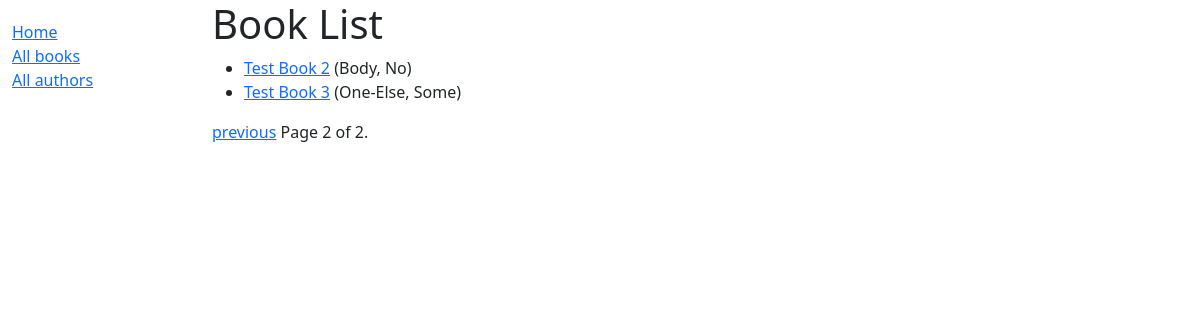
Page /catalog/books/?page=2 on the earlier database version.
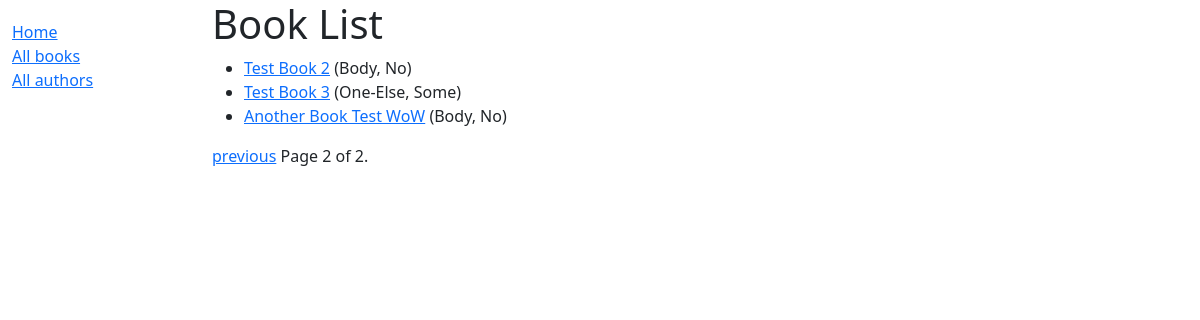
Same page on the later database version.
### catalog/models.py (models this page shows, shortened)
class Book(models.Model):
    title = models.CharField(max_length=200)
    author = models.ForeignKey('Author', on_delete=models.SET_NULL, null=True)
    summary = models.TextField(max_length=1000, help_text='Enter a brief description of the book')
    isbn = models.CharField('ISBN', max_length=13, unique=True, help_text='13 Character <a href="https://www.isbn-international.org/content/what-isbn">ISBN number</a>')
    genre = models.ManyToManyField(Genre, help_text='Select a genre for this book')
    language = models.ManyToManyField(Language, help_text='Select the language this book was written in')
    def display_genre(self):
        """Create a string for the Genre. This is required to display genre in Admin."""
        return ', '.join(genre.name for genre in self.genre.all()[:3])
    display_genre.short_description = 'Genre'
    def display_language(self):
        """Create a string for the Genre. This is required to display genre in Admin."""
        return ', '.join(language.name for language in self.launguage.all()[:3])
    display_language.short_description = 'Language'
    def get_absolute_url(self):
        return reverse('book-detail', args=[str(self.id)])

class Author(models.Model):
    first_name = models.CharField(max_length=100)
    last_name = models.CharField(max_length=100)
    date_of_birth = models.DateField(null=True, blank=True)
    date_of_death = models.DateField('Died', null=True, blank=True)
    class Meta:
        ordering = ['last_name', 'first_name']
    def __str__(self):
        return f'{self.last_name}, {self.first_name}'

### catalog/views.py (the view)
# urls.py: path('books/', views.BookListView.as_view(), name='books'),
class BookListView(generic.ListView):
    model = Book
    paginate_by = 3

### catalog/templates/catalog/book_list.html
{% extends "base_generic.html" %}
{% block content %}
  <h1>Book List</h1>
  {% if book_list %}
    <ul>
      {% for book in book_list %}
      <li>
        <a href="{{ book.get_absolute_url }}">{{ book.title }}</a> ({{book.author}})
      </li>
      {% endfor %}
    </ul>
  {% else %}
    <p>There are no books in the library.</p>
  {% endif %}
{% endblock %}

Differences in the rows shown:
added Book: title "Another Book Test WoW", author "Body, No"
